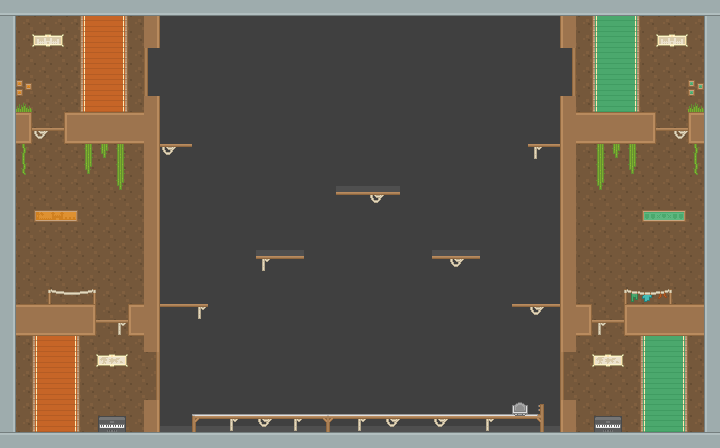

This is a level from a 2D game, rendered from its Tiled map with the project's own tilesets. A one-line summary and the map file follow, with tile-layer data summarised:
An orthogonal 45x28 tile map with 16x16 px tiles, 4 tile layers (Level 1 Background, Level 2 Background, Level 3 Background, Main Tiles) and 43 objects.

<map version="1.0" orientation="orthogonal" renderorder="left-up" width="45" height="28" tilewidth="16" tileheight="16" nextobjectid="55">
 <tileset firstgid="1" name="BombWar MiniGame" tilewidth="16" tileheight="16">
  <image source="Tilesets/PixelizerBoxMapV1.png" width="208" height="160" />
 </tileset>
 <layer name="Level 1 Background" width="45" height="28">
  <data>[1260 cells, 1260 non-empty, 9 distinct tile ids]</data>
 </layer>
 <layer name="Level 2 Background" width="45" height="28">
  <data>[1260 cells, 66 non-empty, 29 distinct tile ids]</data>
 </layer>
 <layer name="Level 3 Background" width="45" height="28">
  <data>[1260 cells, 1 non-empty, 1 distinct tile ids]</data>
 </layer>
 <layer name="Main Tiles" width="45" height="28">
  <data>[1260 cells, 293 non-empty, 21 distinct tile ids]</data>
 </layer>
 <objectgroup name="Static Objects" visible="0">
  <object id="5" x="0" y="0" width="720" height="16">
   <properties>
    <property name="Bump" value="Body" />
    <property name="Light" value="Body" />
   </properties>
  </object>
  <object id="8" x="0" y="16" width="16" height="416">
   <properties>
    <property name="Bump" value="Body" />
    <property name="Light" value="Body" />
   </properties>
  </object>
  <object id="9" x="704" y="16" width="16" height="416">
   <properties>
    <property name="Bump" value="Body" />
    <property name="Light" value="Body" />
   </properties>
  </object>
  <object id="10" x="0" y="432" width="720" height="16">
   <properties>
    <property name="Bump" value="Body" />
    <property name="Light" value="Body" />
   </properties>
  </object>
  <object id="11" x="560" y="16" width="16" height="32">
   <properties>
    <property name="Bump" value="Body" />
    <property name="Light" value="Body" />
   </properties>
  </object>
  <object id="12" x="560" y="96" width="16" height="256">
   <properties>
    <property name="Bump" value="Body" />
    <property name="Light" value="Body" />
   </properties>
  </object>
  <object id="13" x="560" y="400" width="16" height="32">
   <properties>
    <property name="Bump" value="Body" />
    <property name="Light" value="Body" />
   </properties>
  </object>
  <object id="14" x="144" y="16" width="16" height="32">
   <properties>
    <property name="Bump" value="Body" />
    <property name="Light" value="Body" />
   </properties>
  </object>
  <object id="15" x="144" y="96" width="16" height="256">
   <properties>
    <property name="Bump" value="Body" />
    <property name="Light" value="Body" />
   </properties>
  </object>
  <object id="16" x="144" y="400" width="16" height="32">
   <properties>
    <property name="Bump" value="Body" />
    <property name="Light" value="Body" />
   </properties>
  </object>
  <object id="17" x="576" y="304" width="16" height="32">
   <properties>
    <property name="Bump" value="Body" />
    <property name="Light" value="Body" />
   </properties>
  </object>
  <object id="18" x="576" y="112" width="80" height="32">
   <properties>
    <property name="Bump" value="Body" />
    <property name="Light" value="Body" />
   </properties>
  </object>
  <object id="19" x="688" y="112" width="16" height="32">
   <properties>
    <property name="Bump" value="Body" />
    <property name="Light" value="Body" />
   </properties>
  </object>
  <object id="20" x="624" y="304" width="80" height="32">
   <properties>
    <property name="Bump" value="Body" />
    <property name="Light" value="Body" />
   </properties>
  </object>
  <object id="21" x="64" y="112" width="80" height="32">
   <properties>
    <property name="Bump" value="Body" />
    <property name="Light" value="Body" />
   </properties>
  </object>
  <object id="22" x="16" y="112" width="16" height="32">
   <properties>
    <property name="Bump" value="Body" />
    <property name="Light" value="Body" />
   </properties>
  </object>
  <object id="23" x="16" y="304" width="80" height="32">
   <properties>
    <property name="Bump" value="Body" />
    <property name="Light" value="Body" />
   </properties>
  </object>
  <object id="24" x="128" y="304" width="16" height="32">
   <properties>
    <property name="Bump" value="Body" />
    <property name="Light" value="Body" />
   </properties>
  </object>
 </objectgroup>
 <objectgroup name="Platform Objects" visible="0">
  <object id="25" x="32" y="128" width="32" height="16">
   <properties>
    <property name="Bump" value="PlatformUP" />
   </properties>
  </object>
  <object id="26" x="144" y="48" width="16" height="48">
   <properties>
    <property name="Bump" value="PlatformRight" />
   </properties>
  </object>
  <object id="27" x="560" y="48" width="16" height="48">
   <properties>
    <property name="Bump" value="PlatformLeft" />
   </properties>
  </object>
  <object id="28" x="656" y="128" width="32" height="16">
   <properties>
    <property name="Bump" value="PlatformUP" />
   </properties>
  </object>
  <object id="29" x="592" y="320" width="32" height="16">
   <properties>
    <property name="Bump" value="PlatformUP" />
   </properties>
  </object>
  <object id="30" x="560" y="352" width="16" height="48">
   <properties>
    <property name="Bump" value="PlatformRight" />
   </properties>
  </object>
  <object id="31" x="96" y="320" width="32" height="16">
   <properties>
    <property name="Bump" value="PlatformUP" />
   </properties>
  </object>
  <object id="32" x="144" y="352" width="16" height="48">
   <properties>
    <property name="Bump" value="PlatformLeft" />
   </properties>
  </object>
  <object id="33" x="160" y="304" width="48" height="16">
   <properties>
    <property name="Bump" value="PlatformUP" />
   </properties>
  </object>
  <object id="34" x="256" y="256" width="48" height="16">
   <properties>
    <property name="Bump" value="PlatformUP" />
   </properties>
  </object>
  <object id="35" x="336" y="192" width="64" height="16">
   <properties>
    <property name="Bump" value="PlatformUP" />
   </properties>
  </object>
  <object id="36" x="432" y="256" width="48" height="16">
   <properties>
    <property name="Bump" value="PlatformUP" />
   </properties>
  </object>
  <object id="37" x="512" y="304" width="48" height="16">
   <properties>
    <property name="Bump" value="PlatformUP" />
   </properties>
  </object>
  <object id="38" x="528" y="144" width="32" height="16">
   <properties>
    <property name="Bump" value="PlatformUP" />
   </properties>
  </object>
  <object id="39" x="160" y="144" width="32" height="16">
   <properties>
    <property name="Bump" value="PlatformUP" />
   </properties>
  </object>
  <object id="40" x="192" y="416" width="352" height="16">
   <properties>
    <property name="Bump" value="PlatformUP" />
   </properties>
  </object>
 </objectgroup>
 <objectgroup name="Light Objects" visible="0">
  <object id="41" x="688" y="80" width="16" height="16">
   <properties>
    <property name="Light" value="Green" />
   </properties>
  </object>
  <object id="42" x="640" y="208" width="48" height="16">
   <properties>
    <property name="Light" value="Green" />
   </properties>
  </object>
  <object id="43" x="32" y="208" width="48" height="16">
   <properties>
    <property name="Light" value="Orange" />
   </properties>
  </object>
  <object id="44" x="16" y="80" width="16" height="16">
   <properties>
    <property name="Light" value="Orange" />
   </properties>
  </object>
  <object id="51" x="656" y="368" width="16" height="16">
   <properties>
    <property name="Light" value="Green" />
   </properties>
  </object>
  <object id="54" x="48" y="368" width="16" height="16">
   <properties>
    <property name="Light" value="Orange" />
   </properties>
  </object>
 </objectgroup>
 <objectgroup name="Player Spawns" visible="0">
  <object id="48" x="352" y="160" width="32" height="16">
   <properties>
    <property name="Spawn" value="Player" />
   </properties>
  </object>
  </objectgroup>
</map>
<!-- 2 of 43 objects omitted -->